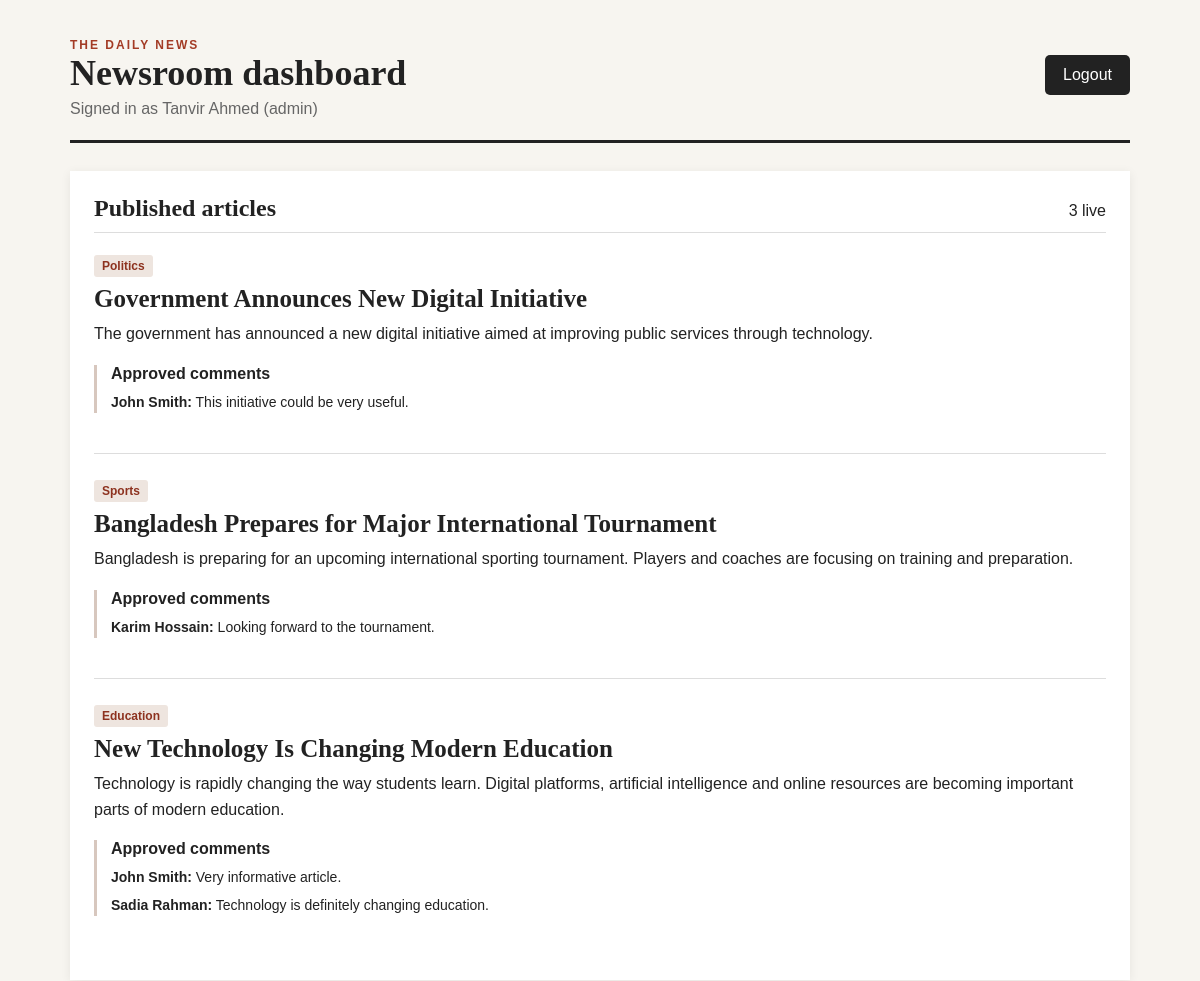
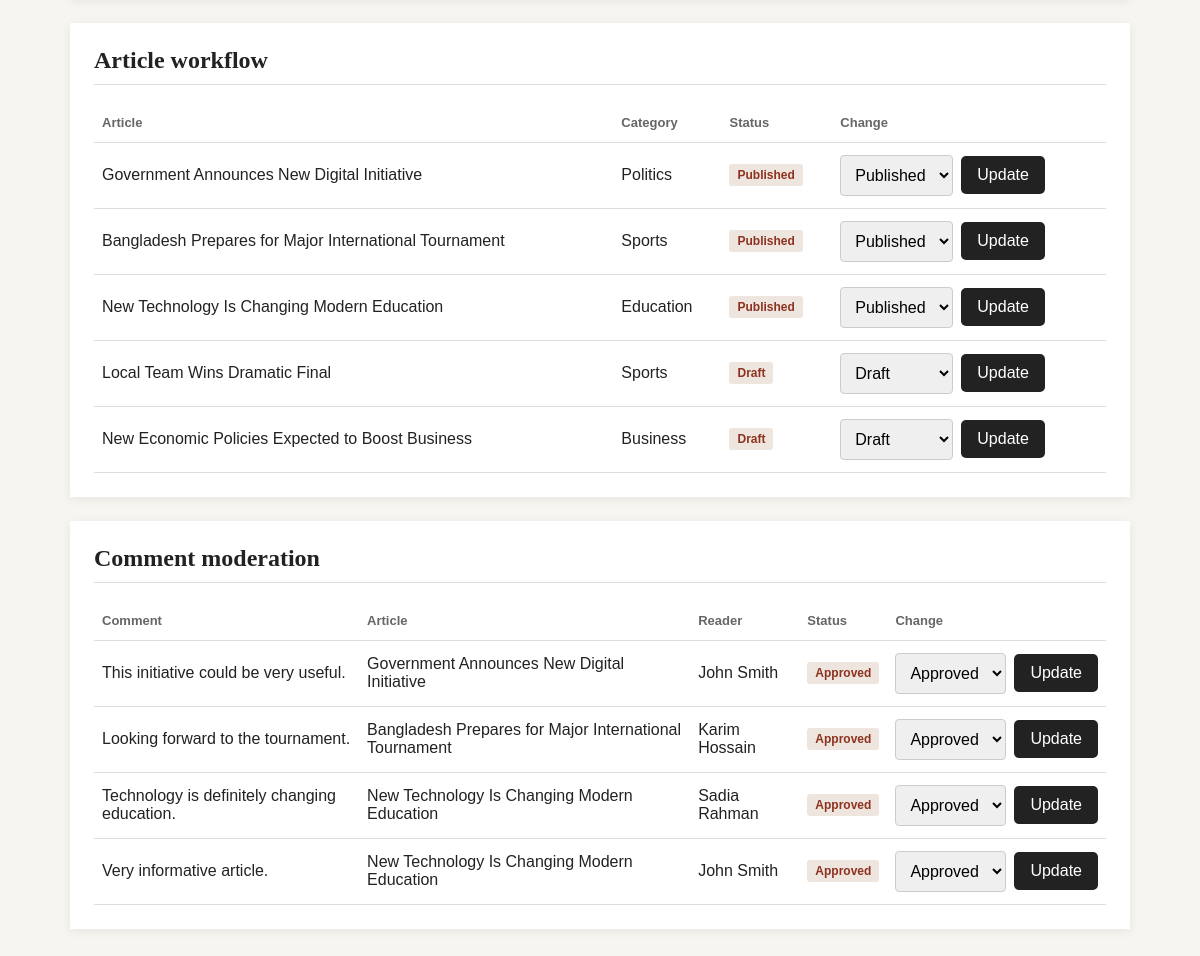
The app's page /BackEnd/dashboard.php (signed in) with its own data (2 pictures, top to bottom).
### tables this page shows
CREATE TABLE ARTICLE (
    Article_ID INT PRIMARY KEY,
    Title VARCHAR(255) NOT NULL,
    Content TEXT,
    Created_At DATETIME,
    Updated_At DATETIME,
    Status VARCHAR(30),
    Reviewed_At DATETIME,
    Published_At DATETIME,
    Editors_Feedback TEXT,

    Reporter_ID INT,
    Editor_ID INT,
    Category_ID INT,

    FOREIGN KEY (Reporter_ID)
        REFERENCES REPORTER(Staff_ID),

    FOREIGN KEY (Editor_ID)
        REFERENCES EDITOR(Staff_ID),

    FOREIGN KEY (Category_ID)
        REFERENCES CATEGORY(Category_ID),

    CONSTRAINT chk_article_status
        CHECK (Status IN ('Draft', 'Reviewed', 'Published', 'Rejected'))
);

CREATE TABLE CATEGORY (
    Category_ID INT PRIMARY KEY,
    Category_Name VARCHAR(100) NOT NULL
);

CREATE TABLE COMMENT (
    Comment_ID INT PRIMARY KEY,
    Reader_ID INT,
    Article_ID INT,
    Comment_Text TEXT,
    Time_Stamp DATETIME,
    Status VARCHAR(30),

    FOREIGN KEY (Reader_ID)
        REFERENCES REGISTERED_READER(Reader_ID),

    FOREIGN KEY (Article_ID)
        REFERENCES ARTICLE(Article_ID),

    CONSTRAINT chk_comment_status
        CHECK (Status IN ('Pending', 'Approved', 'Flagged'))
);

CREATE TABLE REGISTERED_READER (
    Reader_ID INT PRIMARY KEY,
    Email VARCHAR(100),
    Name VARCHAR(100),
    Phone_No VARCHAR(20),
    Password VARCHAR(255),
    Status VARCHAR(30)
);

### BackEnd/dashboard.php (the view, shortened to what this page needs)
<?php
require_once "dbConnect.php";
$role = $_SESSION["role"];
$articleStatuses = ["Draft", "Reviewed", "Published", "Rejected"];
$commentStatuses = ["Pending", "Approved", "Flagged"];
$published = $conn->query("SELECT a.Article_ID, a.Title, a.Content, a.Created_At, c.Category_Name FROM ARTICLE a JOIN CATEGORY c ON c.Category_ID = a.Category_ID WHERE a.Status = 'Published' ORDER BY a.Published_At DESC, a.Created_At DESC");
$articles = null;
$comments = null;
if (in_array($role, ["editor", "admin", "reporter"], true)) {
    $articles = $conn->query("SELECT a.Article_ID, a.Title, a.Status, c.Category_Name FROM ARTICLE a JOIN CATEGORY c ON c.Category_ID = a.Category_ID ORDER BY a.Updated_At DESC, a.Created_At DESC");
}
if (in_array($role, ["editor", "admin"], true)) {
    $comments = $conn->query("SELECT cm.Comment_ID, cm.Comment_Text, cm.Status, a.Title, r.Name FROM `COMMENT` cm JOIN ARTICLE a ON a.Article_ID = cm.Article_ID JOIN REGISTERED_READER r ON r.Reader_ID = cm.Reader_ID ORDER BY cm.Time_Stamp DESC");
}
?>
<!DOCTYPE html>
<html lang="en">
<head><meta charset="UTF-8"><meta name="viewport" content="width=device-width, initial-scale=1.0"><title>Newsroom Dashboard</title><link rel="stylesheet" href="style.css"></head>
<body class="dashboard-body">
<main class="dashboard">
    <header class="dashboard-header"><div><p class="eyebrow">THE DAILY NEWS</p><h1>Newsroom dashboard</h1><p>Signed in as <?= htmlspecialchars($_SESSION["name"]) ?> (<?= htmlspecialchars($role) ?>)</p></div><a class="button-link" href="logout.php">Logout</a></header>
    <section><div class="section-heading"><h2>Published articles</h2><span><?= $published->num_rows ?> live</span></div>
        <?php while ($article = $published->fetch_assoc()): ?>
            <article class="article"><span class="category"><?= htmlspecialchars($article["Category_Name"]) ?></span><h3><?= htmlspecialchars($article["Title"]) ?></h3><p><?= nl2br(htmlspecialchars($article["Content"])) ?></p>
                <?php $articleId = (int) $article["Article_ID"]; $visibleComments = $conn->query("SELECT cm.Comment_Text, r.Name FROM `COMMENT` cm JOIN REGISTERED_READER r ON r.Reader_ID = cm.Reader_ID WHERE cm.Article_ID = $articleId AND cm.Status = 'Approved' ORDER BY cm.Time_Stamp"); ?>
                <div class="comments"><h4>Approved comments</h4><?php while ($comment = $visibleComments->fetch_assoc()): ?><p><strong><?= htmlspecialchars($comment["Name"]) ?>:</strong> <?= htmlspecialchars($comment["Comment_Text"]) ?></p><?php endwhile; ?></div>
            </article>
        <?php endwhile; ?>
    </section>
    <?php if ($articles): ?><section><div class="section-heading"><h2>Article workflow</h2></div><div class="table-wrap"><table><tr><th>Article</th><th>Category</th><th>Status</th><th>Change</th></tr><?php while ($article = $articles->fetch_assoc()): ?><tr><td><?= htmlspecialchars($article["Title"]) ?></td><td><?= htmlspecialchars($article["Category_Name"]) ?></td><td><span class="status"><?= htmlspecialchars($article["Status"]) ?></span></td><td><?php if (in_array($role, ["editor", "admin"], true)): ?><form method="post" class="inline-form"><input type="hidden" name="action" value="article_status"><input type="hidden" name="article_id" value="<?= $article["Article_ID"] ?>"><select name="status"><?php foreach ($articleStatuses as $status): ?><option <?= $status === $article["Status"] ? "selected" : "" ?>><?= $status ?></option><?php endforeach; ?></select><button type="submit">Update</button></form><?php else: ?>Awaiting editorial review<?php endif; ?></td></tr><?php endwhile; ?></table></div></section><?php endif; ?>
    <?php if ($comments): ?><section><div class="section-heading"><h2>Comment moderation</h2></div><div class="table-wrap"><table><tr><th>Comment</th><th>Article</th><th>Reader</th><th>Status</th><th>Change</th></tr><?php while ($comment = $comments->fetch_assoc()): ?><tr><td><?= htmlspecialchars($comment["Comment_Text"]) ?></td><td><?= htmlspecialchars($comment["Title"]) ?></td><td><?= htmlspecialchars($comment["Name"]) ?></td><td><span class="status"><?= htmlspecialchars($comment["Status"]) ?></span></td><td><form method="post" class="inline-form"><input type="hidden" name="action" value="comment_status"><input type="hidden" name="comment_id" value="<?= $comment["Comment_ID"] ?>"><select name="status"><?php foreach ($commentStatuses as $status): ?><option <?= $status === $comment["Status"] ? "selected" : "" ?>><?= $status ?></option><?php endforeach; ?></select><button type="submit">Update</button></form></td></tr><?php endwhile; ?></table></div></section><?php endif; ?>
</main>
</body>
</html>

### BackEnd/style.css (style rules this page uses)
* { margin: 0; padding: 0; box-sizing: border-box; }
body { font-family: Arial, sans-serif; background-color: #f2f2f2; display: flex; justify-content: center; align-items: center; min-height: 100vh; }
button { width: 100%; padding: 12px; background-color: #222; color: white; border: none; border-radius: 5px; font-size: 16px; cursor: pointer; }
.dashboard-body { align-items: flex-start; background: #f7f5f0; color: #222; }
.dashboard { width: min(1100px, 100%); padding: 32px 20px 60px; }
.dashboard-header { display: flex; justify-content: space-between; align-items: center; gap: 20px; border-bottom: 3px solid #222; padding-bottom: 22px; margin-bottom: 28px; }
.dashboard-header h1 { font: 700 36px Georgia, serif; }
.dashboard-header p { color: #666; margin-top: 6px; }
.eyebrow { color: #a33b25 !important; font-size: 12px; font-weight: bold; letter-spacing: 2px; }
.button-link { background: #222; color: white; padding: 11px 18px; text-decoration: none; border-radius: 5px; }
section { background: white; padding: 24px; margin-bottom: 24px; box-shadow: 0 2px 10px rgba(0,0,0,.07); }
.section-heading { display: flex; justify-content: space-between; align-items: baseline; border-bottom: 1px solid #ddd; margin-bottom: 18px; padding-bottom: 10px; }
.section-heading h2 { font: 700 24px Georgia, serif; }
.article { border-bottom: 1px solid #ddd; padding: 4px 0 22px; margin-bottom: 22px; }
.article:last-child { border-bottom: 0; margin-bottom: 0; }
.article h3 { font: 700 25px Georgia, serif; margin: 8px 0; }
.article p { line-height: 1.6; }
.category, .status { display: inline-block; background: #eee5df; color: #8d321f; padding: 4px 8px; border-radius: 3px; font-size: 12px; font-weight: bold; }
.comments { border-left: 3px solid #d7c7be; margin: 18px 0; padding-left: 14px; }
.comments h4 { margin-bottom: 8px; }
.comments p { font-size: 14px; margin: 5px 0; }
.inline-form { display: flex; gap: 8px; align-items: center; }
.inline-form input, .inline-form select, .editor-form input, .editor-form select, .editor-form textarea { border: 1px solid #ccc; border-radius: 4px; padding: 10px; font: inherit; }
.inline-form button, .editor-form button { width: auto; padding: 10px 16px; }
.table-wrap { overflow-x: auto; }
table { width: 100%; border-collapse: collapse; text-align: left; }
th, td { border-bottom: 1px solid #ddd; padding: 12px 8px; vertical-align: middle; }
th { font-size: 13px; color: #666; }

### records on screen
article: Category_ID.Category_Name "Politics", Title "Government Announces New Digital Initiative", Content "The government has announced a new digital initiative aimed at improving public services through technology.", Status "Published", status "Published"
comment: Reader_ID.Name "John Smith", Comment_Text "This initiative could be very useful.", Article_ID.Title "Government Announces New Digital Initiative", Status "Approved", status "Approved"
article: Category_ID.Category_Name "Sports", Title "Bangladesh Prepares for Major International Tournament", Content "Bangladesh is preparing for an upcoming international sporting tournament. Players and coaches are focusing on training and preparation.", Status "Published", status "Published"
comment: Reader_ID.Name "Karim Hossain", Comment_Text "Looking forward to the tournament.", Article_ID.Title "Bangladesh Prepares for Major International Tournament", Status "Approved", status "Approved"
article: Category_ID.Category_Name "Education", Title "New Technology Is Changing Modern Education", Content "Technology is rapidly changing the way students learn. Digital platforms, artificial intelligence and online resources are becoming important parts of modern education.", Status "Published", status "Published"
comment: Reader_ID.Name "John Smith", Comment_Text "Very informative article.", Article_ID.Title "New Technology Is Changing Modern Education", Status "Approved", status "Approved"
comment: Reader_ID.Name "Sadia Rahman", Comment_Text "Technology is definitely changing education.", Article_ID.Title "New Technology Is Changing Modern Education", Status "Approved", status "Approved"
article: Title "Local Team Wins Dramatic Final", Category_ID.Category_Name "Sports", Status "Draft", status "Draft"
article: Title "New Economic Policies Expected to Boost Business", Category_ID.Category_Name "Business", Status "Draft", status "Draft"

### other values on screen
$_SESSION["name"] "Tanvir Ahmed"
$role "admin"
$published->num_rows "3"
